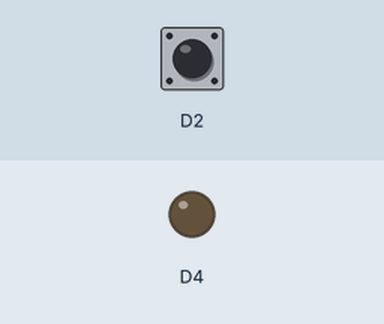
Bench run of a sketch on a simulated ESP8266 (NodeMCU). On the bench: output pins drawn as LEDs (lit = HIGH). The inputs (shaded band) are chosen by the test bench; at power-on: D2 LOW.

Above: at 1.2 s.
1.3 s: D2 driven HIGH
At 2.5 s:
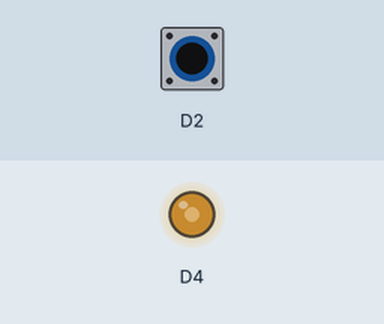
2.8 s: D2 pulsed LOW 2 times (0.12 s each, 0.3 s apart)
At 3.21 s:
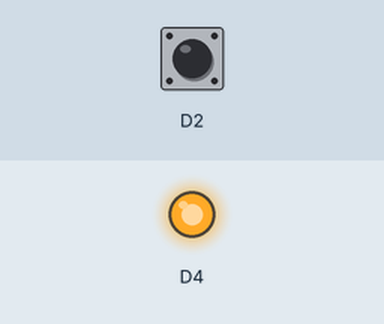
Timing chart, 0 to 5.8 s (numbered marks = the images above; inputs shaded):
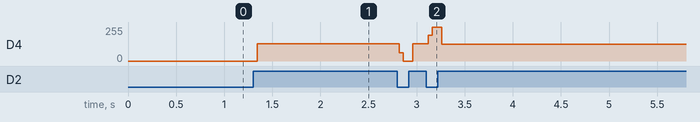

Measured:
- after the input at 1.3 s, D4: 0/255 → 130/255 at once
- after the input at 2.8 s, D4: 130/255 → 0/255 at once, → 130/255 0.14 s later, → 255/255 0.16 s later, → 125/255 0.14 s later

The sketch:

ESP8266_LED.ino
```cpp
int button = 0;
int counter = 0;
int prev_state;
int ledState = LOW;

void setup() {
  pinMode(D0, INPUT_PULLDOWN_16);
  pinMode(D4, OUTPUT);
  digitalWrite(D4, LOW);
  button = digitalRead(D2);
}

void loop() {
  prev_state = button;
  //  button = digitalRead(D2);
  //if (prev_state == LOW && button == HIGH) {
  //  ledState = !ledState;
  //  digitalWrite(D4, ledState);
  //}
  //
  button = digitalRead(D2);
  if (button == HIGH) {
    counter += 1;
  }

  if (counter % 2 == 0) {
    digitalWrite(D4, LOW);
  } else {
    digitalWrite(D4, HIGH);
  }
  //
  //
  //  digitalWrite(D4, HIGH);
  //  delay(1000);
  //  digitalWrite(D4, LOW);
  //  delay(1000);
}
```
